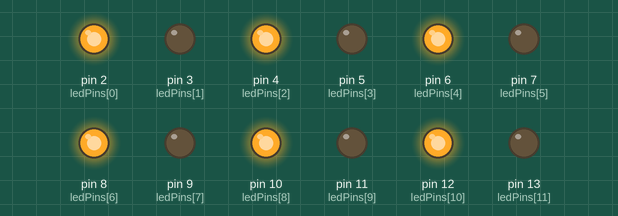
Recording of a sketch running on a simulated Arduino Uno, built with avr-gcc and run on an emulated ATmega328P. Parts: output pins drawn as LEDs (lit = HIGH). Random numbers use the default seed unless the sketch sets one.

Above: at 3.91 s.
At 10.44 s:
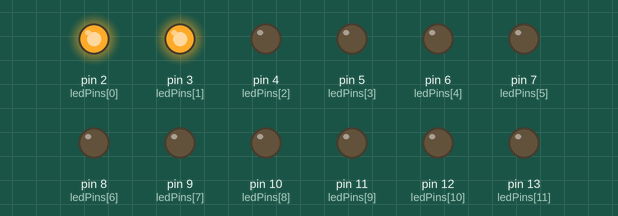
At 16.54 s:
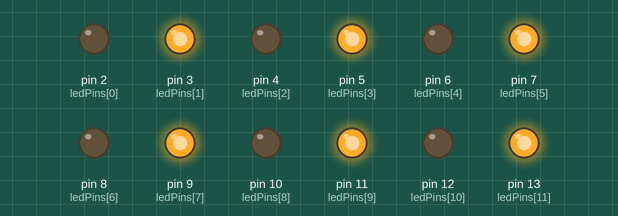
At 21.53 s:
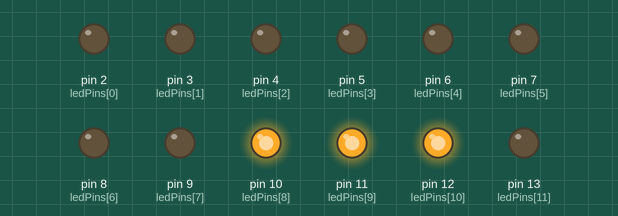
At 24.76 s:
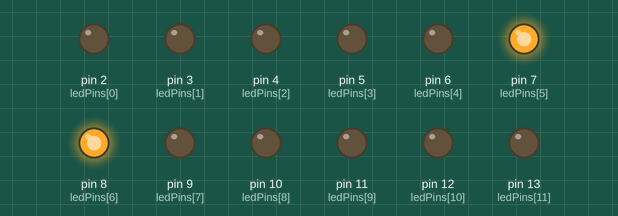
At 39.43 s:
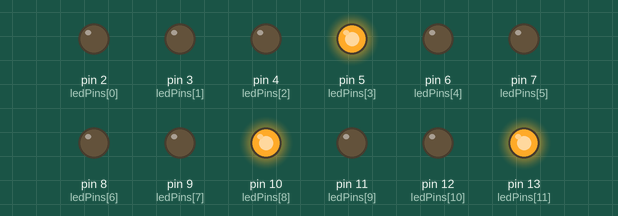
Timing chart, 0 to 40.0 s (numbered marks = the images above):
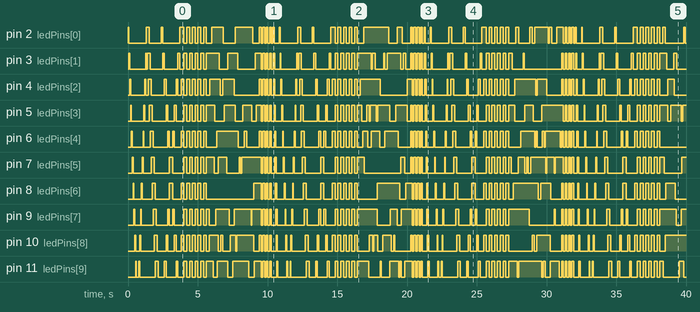

The sketch:

Chaser.ino
```cpp
const int ledPins[] = {2, 3, 4, 5, 6, 7, 8, 9, 10, 11, 12, 13};
const int numLeds = 12;

void setAll(bool state) {
  for (int i = 0; i < numLeds; i++) {
    digitalWrite(ledPins[i], state);
  }
}

// one LED runs left to right, then back
void bounce(int stepDelay) {
  for (int i = 0; i < numLeds; i++) {
    digitalWrite(ledPins[i], HIGH);
    delay(stepDelay);
    digitalWrite(ledPins[i], LOW);
  }
  for (int i = numLeds - 2; i > 0; i--) {
    digitalWrite(ledPins[i], HIGH);
    delay(stepDelay);
    digitalWrite(ledPins[i], LOW);
  }
}

// a 3-LED train with a fading tail chases along the strip
void train(int stepDelay) {
  for (int i = 0; i < numLeds + 3; i++) {
    setAll(LOW);
    for (int t = 0; t < 3; t++) {
      int p = i - t;
      if (p >= 0 && p < numLeds) digitalWrite(ledPins[p], HIGH);
    }
    delay(stepDelay);
  }
}

// two LEDs start at the ends and meet in the middle, then split out
void collide(int stepDelay) {
  for (int i = 0; i < numLeds / 2; i++) {
    setAll(LOW);
    digitalWrite(ledPins[i], HIGH);
    digitalWrite(ledPins[numLeds - 1 - i], HIGH);
    delay(stepDelay);
  }
  for (int i = numLeds / 2 - 1; i >= 0; i--) {
    setAll(LOW);
    digitalWrite(ledPins[i], HIGH);
    digitalWrite(ledPins[numLeds - 1 - i], HIGH);
    delay(stepDelay);
  }
}

// every other LED, swapping sides
void alternate(int times, int stepDelay) {
  for (int n = 0; n < times; n++) {
    for (int i = 0; i < numLeds; i++) {
      digitalWrite(ledPins[i], (i + n) % 2 == 0);
    }
    delay(stepDelay);
  }
}

// random sparkle
void sparkle(int times, int stepDelay) {
  for (int n = 0; n < times; n++) {
    digitalWrite(ledPins[random(numLeds)], HIGH);
    digitalWrite(ledPins[random(numLeds)], LOW);
    delay(stepDelay);
  }
  setAll(LOW);
}

void flash(int times, int stepDelay) {
  for (int n = 0; n < times; n++) {
    setAll(HIGH);
    delay(stepDelay);
    setAll(LOW);
    delay(stepDelay);
  }
}

void setup() {
  for (int i = 0; i < numLeds; i++) {
    pinMode(ledPins[i], OUTPUT);
  }
  randomSeed(analogRead(A0)); // floating pin gives a different show each power-up
}

void loop() {
  bounce(60);
  train(70);
  collide(120);
  alternate(10, 200);
  sparkle(60, 60);
  flash(4, 120);
  train(30); // fast finish
}
```
